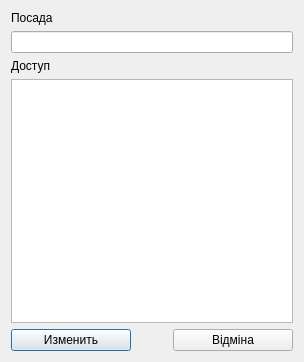
<?xml version="1.0" encoding="UTF-8"?>
<ui version="4.0">
 <class>EditPostDialog</class>
 <widget class="QDialog" name="EditPostDialog">
  <property name="geometry">
   <rect>
    <x>0</x>
    <y>0</y>
    <width>304</width>
    <height>362</height>
   </rect>
  </property>
  <property name="windowTitle">
   <string>Редагування посади</string>
  </property>
  <property name="windowIcon">
   <iconset resource="icons.qrc">
    <normaloff>:/icons/icons/edit.ico</normaloff>:/icons/icons/edit.ico</iconset>
  </property>
  <layout class="QGridLayout" name="gridLayout">
   <item row="0" column="0">
    <widget class="QLabel" name="label">
     <property name="text">
      <string>Посада</string>
     </property>
    </widget>
   </item>
   <item row="1" column="0">
    <widget class="QLineEdit" name="postEdit"/>
   </item>
   <item row="2" column="0">
    <widget class="QLabel" name="label_2">
     <property name="text">
      <string>Доступ</string>
     </property>
    </widget>
   </item>
   <item row="3" column="0">
    <widget class="QListWidget" name="accessList"/>
   </item>
   <item row="4" column="0">
    <layout class="QHBoxLayout" name="horizontalLayout">
     <item>
      <widget class="QPushButton" name="editButton">
       <property name="minimumSize">
        <size>
         <width>120</width>
         <height>0</height>
        </size>
       </property>
       <property name="maximumSize">
        <size>
         <width>120</width>
         <height>16777215</height>
        </size>
       </property>
       <property name="text">
        <string>Изменить</string>
       </property>
      </widget>
     </item>
     <item>
      <spacer name="horizontalSpacer">
       <property name="orientation">
        <enum>Qt::Horizontal</enum>
       </property>
       <property name="sizeHint" stdset="0">
        <size>
         <width>40</width>
         <height>20</height>
        </size>
       </property>
      </spacer>
     </item>
     <item>
      <widget class="QPushButton" name="fuckButton">
       <property name="minimumSize">
        <size>
         <width>120</width>
         <height>0</height>
        </size>
       </property>
       <property name="maximumSize">
        <size>
         <width>120</width>
         <height>16777215</height>
        </size>
       </property>
       <property name="text">
        <string>Відміна</string>
       </property>
      </widget>
     </item>
    </layout>
   </item>
  </layout>
 </widget>
 <resources>
  <include location="icons.qrc"/>
 </resources>
 <connections/>
</ui>
